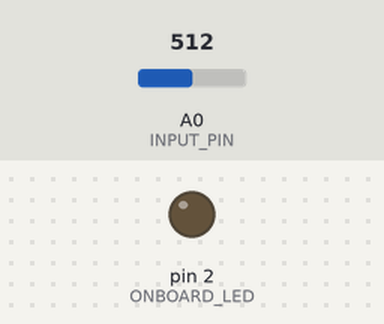
A sketch run on a simulated Arduino Uno, built with avr-gcc and run on an emulated ATmega328P. On the bench: output pins drawn as LEDs (lit = HIGH). The test bench sets the inputs (shaded band); at power-on: A0 (INPUT_PIN) = 512. What the sketch prints to the serial monitor is not drawn.

Above: at 0.1 s.
At 6.1 s:
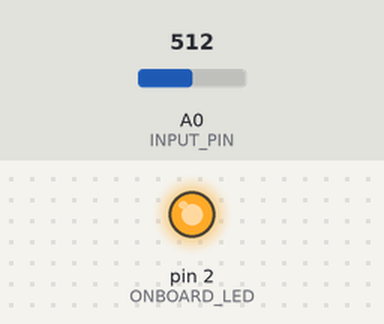
Timing chart, 0 to 13.7 s (numbered marks = the images above):
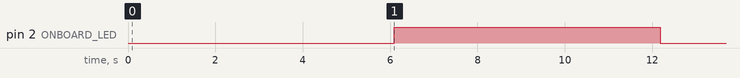

The sketch:

FixedSampling.ino
```cpp
#define SAMPLE_RATE 125
#define BAUD_RATE 115200
#define INPUT_PIN A0

#define ONBOARD_LED 2
// high voltage from microcontroller, should be 3.3 or 5 volts
#define HIGH_VOLTAGE  5.0

int timer1 = millis();
bool LED_State = LOW;
int sampleCount = 0;
int period = 5;
float sumLow = 0;
float sumHigh = 0;
float averageLow = 0;
float averageHigh = 0;

enum {Waiting, SampleLow, SampleHigh, Running} State;

// Moving average filter varaibles
# define WINDOW_SIZE 5
// window to hold to the values to be averaged for the MAF
float window[WINDOW_SIZE];
//int window[WINDOW_SIZE];
int MAFIndex = 0;
//long MAFSum = 0;
float MAFSum = 0;

void setup() {
  // Serial connection begin
  Serial.begin(BAUD_RATE);
  pinMode(ONBOARD_LED, OUTPUT);
  pinMode(INPUT_PIN, INPUT);
  digitalWrite(ONBOARD_LED, LOW);
  State = Waiting;

  // initialize the window to all zeros
  for (int i = 0; i < WINDOW_SIZE; i++) {
    window[i] = 0;
  }
}

float MovingAverage(float sample) {
  // remove old sample from MAFSum before adding in the new sample
  MAFSum = MAFSum - window[MAFIndex];
  // set current window index to the value from the input pin
  window[MAFIndex] = sample;
  //window[MAFIndex] = analogRead(INPUT_PIN);
  // Add the new sample to the MAF Sum
  MAFSum += window[MAFIndex];
  // Update the window index, resets back to 0 if MAFIndex > WINDOW_SIZE
  MAFIndex = (MAFIndex + 1) % WINDOW_SIZE;
  // returns the average of the values in the MAF window

  // output for given sample in voltage units
  return MAFSum / WINDOW_SIZE;
  // output for sample read directly from analog input pin
  //float MAFSample = ((MAFSum / WINDOW_SIZE) * HIGH_VOLTAGE) / 4096;
  //return MAFSample;
}

// Reads the value from the specified input pin and converts the value
// to voltage
float Sample(int inputPin){
  return (analogRead(inputPin)*HIGH_VOLTAGE)/4096;
}

// Subtracts the DC offset (average low) and takes the absolute
// value of the sample
float Rectify(float sample){
  sample -= averageLow;
  return abs(sample);
}


void loop() {
  // state machine to control sampling and motor output
  switch (State) {
    case Waiting:
      State = SampleLow;
      break;
    case SampleLow:
      /*if ((period * sampleCount) < 5000) { // sample for 5 seconds*/
      if ((period * sampleCount) < 5000) { // sample for 5 seconds
        if ((millis() - timer1) > period) {
          float sensor_value = (analogRead(INPUT_PIN) * HIGH_VOLTAGE) / 4096;
          sumLow   += sensor_value;
          sampleCount++;
          //Serial.println(sensor_value);
          timer1 = millis();
        }
        if ((period * sampleCount) == 5000) {
          digitalWrite(ONBOARD_LED, HIGH);  // turn led on when done sampling for calculating the low average
          averageLow = sumLow / sampleCount;
          Serial.print("Average Low: ");
          Serial.println(averageLow);
          timer1 = millis();
          sampleCount = 0;
          State = SampleHigh;
        }
      }
      break;
    case SampleHigh:
      // find average high EMG value
      if ((period * sampleCount) < 5000) { // sample for 5 seconds
        if ((millis() - timer1) > period) {
          float sensor_value = (analogRead(INPUT_PIN) * HIGH_VOLTAGE) / 4096;
          sumHigh += sensor_value;
          sampleCount++;
          //Serial.println(sensor_value);
          timer1 = millis();
        }
        if ((period * sampleCount) == 5000) {
          digitalWrite(ONBOARD_LED, LOW);  // turn led on when done sampling for calculating the high average
          averageHigh = sumHigh / sampleCount;
          Serial.print("Average High: ");
          Serial.println(averageHigh);
          timer1 = millis();
          //sampleCount = 0;
          State = Running;
        }
        break;
      case Running:
        if ((millis() - timer1) > period) {
          //Serial.print("MAF Sample: ");
          float sample = Sample(INPUT_PIN);
          //Serial.print("Voltage sample: ");
          //Serial.println(sample);
          sample = Rectify(sample);
          //Serial.print("Rectified sample: ");
          //Serial.println(sample);
          float MAFSample = MovingAverage(sample);
          //50Hz - 150Hz
          Serial.print("MAF sample: ");
          Serial.println(MAFSample);
          //Serial.print("Window values: ");
          // print values in window that are to be averaged
          /*for (int i = 0; i < WINDOW_SIZE; i++) {
            //Serial.print((window[i]*HIGH_VOLTAGE)/4096);
            Serial.println(" ");
          }*/
          // turn on led if muscle is being flexed
          if (MAFSample > abs(averageHigh-averageLow)/*1.1*/) {
            digitalWrite(ONBOARD_LED, HIGH);
          }
          else {
            digitalWrite(ONBOARD_LED, LOW);
          }
          timer1 = millis();
        }
        break;
      default:
        State = Waiting;
        break;
      }
  }

}
```

Measured:
- by itself, pin 2 (ONBOARD_LED): LOW → HIGH at 6.1 s, → LOW 6.1 s later
